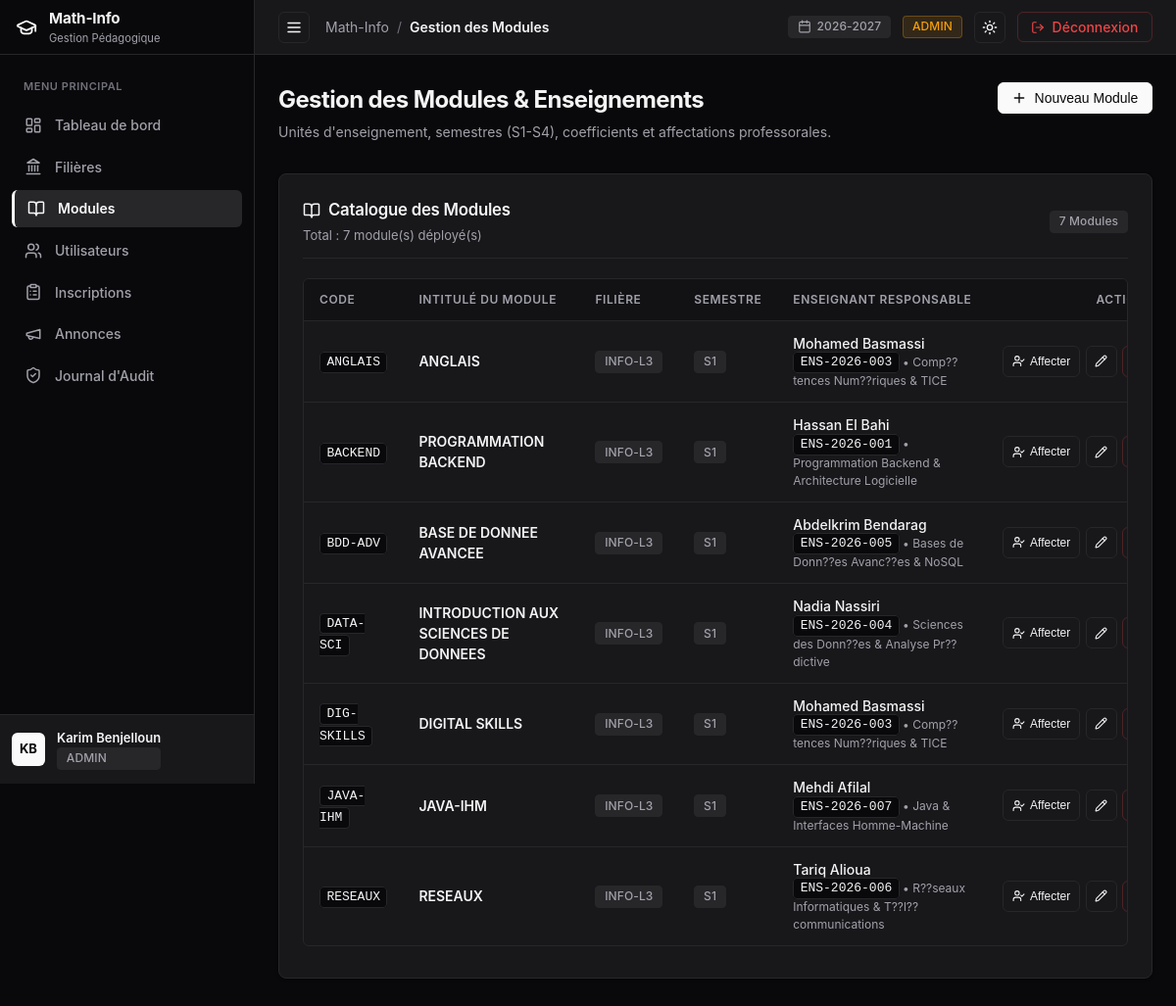
The app's page /admin/modules (signed in), older data.
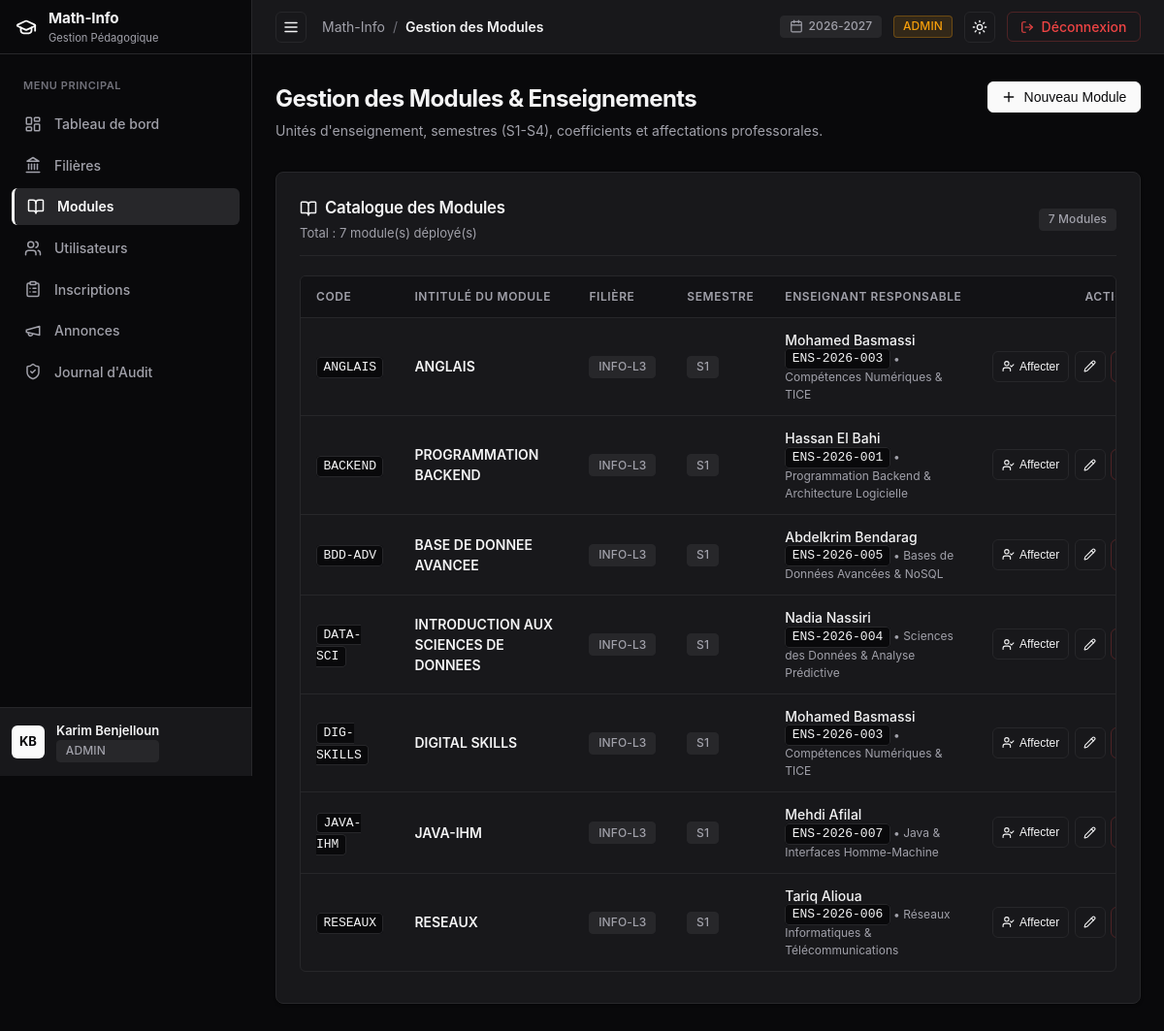
The same page, newer data.
### tables this page shows
CREATE TABLE `modules` (
  `idModule` int NOT NULL AUTO_INCREMENT,
  `code` varchar(20) NOT NULL,
  `intitule` varchar(150) NOT NULL,
  `semestre` enum('S1','S2','S3','S4') NOT NULL,
  `coefficient` float NOT NULL DEFAULT '1',
  `idFiliere` int NOT NULL,
  `idEnseignant` int DEFAULT NULL,
  PRIMARY KEY (`idModule`),
  UNIQUE KEY `code` (`code`),
  KEY `idFiliere` (`idFiliere`),
  KEY `idEnseignant` (`idEnseignant`),
  CONSTRAINT `modules_ibfk_1` FOREIGN KEY (`idFiliere`) REFERENCES `filieres` (`idFiliere`) ON DELETE CASCADE,
  CONSTRAINT `modules_ibfk_2` FOREIGN KEY (`idEnseignant`) REFERENCES `enseignants` (`idUtilisateur`) ON DELETE SET NULL
);

CREATE TABLE `enseignants` (
  `idUtilisateur` int NOT NULL,
  `matricule` varchar(50) NOT NULL,
  `specialite` varchar(100) NOT NULL,
  PRIMARY KEY (`idUtilisateur`),
  UNIQUE KEY `matricule` (`matricule`),
  CONSTRAINT `enseignants_ibfk_1` FOREIGN KEY (`idUtilisateur`) REFERENCES `utilisateurs` (`idUtilisateur`) ON DELETE CASCADE
);

CREATE TABLE `filieres` (
  `idFiliere` int NOT NULL AUTO_INCREMENT,
  `code` varchar(20) NOT NULL,
  `intitule` varchar(150) NOT NULL,
  `description` text,
  PRIMARY KEY (`idFiliere`),
  UNIQUE KEY `code` (`code`)
);

CREATE TABLE `utilisateurs` (
  `idUtilisateur` int NOT NULL AUTO_INCREMENT,
  `nom` varchar(100) NOT NULL,
  `prenom` varchar(100) NOT NULL,
  `email` varchar(150) NOT NULL,
  `motDePasse` varchar(255) NOT NULL,
  `role` enum('ADMIN','ENSEIGNANT','ETUDIANT') NOT NULL,
  `dateCreation` timestamp NULL DEFAULT CURRENT_TIMESTAMP,
  PRIMARY KEY (`idUtilisateur`),
  UNIQUE KEY `email` (`email`)
);

### src/Views/admin/modules.php (the view, shortened to what the changed rows need)
<div style="margin-bottom: 2rem; display: flex; justify-content: space-between; align-items: flex-start; flex-wrap: wrap; gap: 1rem;">
  <div>
    <h1 style="font-size: 1.5rem; font-weight: 700; letter-spacing: -0.025em; color: var(--text-main); margin-bottom: 0.25rem;">
      Gestion des Modules & Enseignements
    </h1>
  </div>
</div>
<div class="card">
  <?php if (empty($modules)): ?>
    <div style="text-align: center; padding: 3rem 1rem; color: var(--text-muted); font-size: 0.875rem;">
      <div style="margin-bottom: 0.5rem; color: var(--text-subtle);"><?= Icon::get('book-open', 32) ?></div>
      Aucun module répertorié. Créez un premier module pour commencer.
    </div>
  <?php else: ?>
    <div class="table-wrapper">
      <table>
        <thead>
          <tr>
            <th style="min-width: 90px;">Code</th>
            <th style="min-width: 180px;">Intitulé du Module</th>
            <th style="min-width: 90px;">Filière</th>
            <th style="min-width: 80px;">Semestre</th>
            <th style="min-width: 200px;">Enseignant Responsable</th>
            <th style="min-width: 140px; text-align: right;">Actions</th>
          </tr>
        </thead>
        <tbody>
          <?php foreach ($modules as $m): ?>
            <tr>
              <td><code><?= htmlspecialchars($m['code']) ?></code></td>
              <td style="font-weight: 600;"><?= htmlspecialchars($m['intitule']) ?></td>
              <td>
                <span class="badge badge-neutral"><?= htmlspecialchars($m['filiere_code']) ?></span>
              </td>
              <td>
                <span class="badge badge-neutral"><?= htmlspecialchars($m['semestre']) ?></span>
              </td>
              <td>
                <?php if (!empty($m['enseignant_nom'])): ?>
                  <div style="display: flex; flex-direction: column;">
                    <span style="font-weight: 500;"><?= htmlspecialchars($m['enseignant_prenom'] . ' ' . $m['enseignant_nom']) ?></span>
                    <span style="font-size: 0.75rem; color: var(--text-muted);">
                      <code><?= htmlspecialchars($m['enseignant_matricule'] ?? '') ?></code> • <?= htmlspecialchars($m['enseignant_specialite'] ?? '') ?>
                    </span>
                  </div>
                <?php endif; ?>
              </td>
              <td style="text-align: right;">
                <div style="display: inline-flex; gap: 0.35rem;">
                  <button
                    type="button"
                    class="btn btn-outline btn-sm assign-teacher-btn"
                    data-id="<?= $m['idModule'] ?>"
                    data-code="<?= htmlspecialchars($m['code']) ?>"
                    data-intitule="<?= htmlspecialchars($m['intitule']) ?>"
                    data-teacher-id="<?= (int)($m['idEnseignant'] ?? 0) ?>"
                    title="Changer l'enseignant responsable"
                  >
                    <?= Icon::get('user-check', 13) ?>
                    <span>Affecter</span>
                  </button>
                  <button
                    type="button"
                    class="btn btn-outline btn-sm btn-icon edit-module-btn"
                    data-id="<?= $m['idModule'] ?>"
                    data-code="<?= htmlspecialchars($m['code']) ?>"
                    data-intitule="<?= htmlspecialchars($m['intitule']) ?>"
                    data-semestre="<?= htmlspecialchars($m['semestre']) ?>"
                    data-coefficient="<?= htmlspecialchars((string)$m['coefficient']) ?>"
                    data-filiere-id="<?= $m['idFiliere'] ?>"
                    data-teacher-id="<?= (int)($m['idEnseignant'] ?? 0) ?>"
                    title="Modifier le module"
                  >
                    <?= Icon::get('pencil', 13) ?>
                  </button>
                  <form action="/admin/modules/delete" method="POST" onsubmit="return confirm('Confirmer la suppression de ce module ?');" style="display: inline;">
                    <button type="submit" class="btn btn-destructive btn-sm btn-icon" title="Supprimer">
                    </button>
                  </form>
                </div>
              </td>
            </tr>
          <?php endforeach; ?>
        </tbody>
      </table>
    </div>
  <?php endif; ?>
</div>

### src/Utils/Icon.php (shortened to what the changed rows need)
<?php
class Icon {
    public static function get(string $name, int $size = 16, string $extraClass = ''): string {
        $classAttr = 'lucide-icon' . ($extraClass !== '' ? ' ' . $extraClass : '');
        $svgAttrs = sprintf(
            'xmlns="http://www.w3.org/2000/svg" width="%d" height="%d" viewBox="0 0 24 24" fill="none" stroke="currentColor" stroke-width="2" stroke-linecap="round" stroke-linejoin="round" class="%s"',
            $size,
            $size,
            htmlspecialchars($classAttr)
        );
        switch ($name) {
            case 'graduation-cap':
                return "<svg {$svgAttrs}><path d=\"M21.42 10.922a1 1 0 0 0-.019-1.838L12.83 5.18a2 2 0 0 0-1.66 0L2.6 9.08a1 1 0 0 0 0 1.832l8.57 3.908a2 2 0 0 0 1.66 0z\"/><path d=\"M22 10v6\"/><path d=\"M6 12.5V16a6 3 0 0 0 12 0v-3.5\"/></svg>";
            case 'layout-dashboard':
                return "<svg {$svgAttrs}><rect width=\"7\" height=\"9\" x=\"3\" y=\"3\" rx=\"1\"/><rect width=\"7\" height=\"5\" x=\"14\" y=\"3\" rx=\"1\"/><rect width=\"7\" height=\"9\" x=\"14\" y=\"12\" rx=\"1\"/><rect width=\"7\" height=\"5\" x=\"3\" y=\"16\" rx=\"1\"/></svg>";
            case 'landmark':
                return "<svg {$svgAttrs}><line x1=\"3\" x2=\"21\" y1=\"22\" y2=\"22\"/><line x1=\"6\" x2=\"6\" y1=\"18\" y2=\"11\"/><line x1=\"10\" x2=\"10\" y1=\"18\" y2=\"11\"/><line x1=\"14\" x2=\"14\" y1=\"18\" y2=\"11\"/><line x1=\"18\" x2=\"18\" y1=\"18\" y2=\"11\"/><polygon points=\"12 2 20 7 4 7\"/></svg>";
            case 'book-open':
                return "<svg {$svgAttrs}><path d=\"M12 7v14\"/><path d=\"M3 18a1 1 0 0 1-1-1V4a1 1 0 0 1 1-1h5a4 4 0 0 1 4 4 4 4 0 0 1 4-4h5a1 1 0 0 1 1 1v13a1 1 0 0 1-1 1h-6a3 3 0 0 0-3 3 3 3 0 0 0-3-3z\"/></svg>";
            case 'users':
                return "<svg {$svgAttrs}><path d=\"M16 21v-2a4 4 0 0 0-4-4H6a4 4 0 0 0-4 4v2\"/><circle cx=\"9\" cy=\"7\" r=\"4\"/><path d=\"M22 21v-2a4 4 0 0 0-3-3.87\"/><path d=\"M16 3.13a4 4 0 0 1 0 7.75\"/></svg>";
            case 'user-check':
                return "<svg {$svgAttrs}><path d=\"M16 21v-2a4 4 0 0 0-4-4H6a4 4 0 0 0-4 4v2\"/><circle cx=\"9\" cy=\"7\" r=\"4\"/><polyline points=\"16 11 18 13 22 9\"/></svg>";
            case 'clipboard-list':
                return "<svg {$svgAttrs}><rect width=\"8\" height=\"4\" x=\"8\" y=\"2\" rx=\"1\" ry=\"1\"/><path d=\"M16 4h2a2 2 0 0 1 2 2v14a2 2 0 0 1-2 2H6a2 2 0 0 1-2-2V6a2 2 0 0 1 2-2h2\"/><path d=\"M12 11h4\"/><path d=\"M12 16h4\"/><path d=\"M8 11h.01\"/><path d=\"M8 16h.01\"/></svg>";
            case 'megaphone':
                return "<svg {$svgAttrs}><path d=\"m3 11 18-5v12L3 14v-3z\"/><path d=\"M11.6 16.8a3 3 0 1 1-5.8-1.6\"/></svg>";
            case 'shield-check':
                return "<svg {$svgAttrs}><path d=\"M20 13c0 5-3.5 7.5-7.66 8.95a1 1 0 0 1-.67-.01C7.5 20.5 4 18 4 13V6a1 1 0 0 1 1-1c2 0 4.5-1.2 6.24-2.72a1.17 1.17 0 0 1 1.52 0C14.51 3.81 17 5 19 5a1 1 0 0 1 1 1z\"/><path d=\"m9 12 2 2 4-4\"/></svg>";
            case 'calendar':
                return "<svg {$svgAttrs}><path d=\"M8 2v4\"/><path d=\"M16 2v4\"/><rect width=\"18\" height=\"18\" x=\"3\" y=\"4\" rx=\"2\"/><path d=\"M3 10h18\"/></svg>";
            case 'sun':
                return "<svg {$svgAttrs}><circle cx=\"12\" cy=\"12\" r=\"4\"/><path d=\"M12 2v2\"/><path d=\"M12 20v2\"/><path d=\"m4.93 4.93 1.41 1.41\"/><path d=\"m17.66 17.66 1.41 1.41\"/><path d=\"M2 12h2\"/><path d=\"M20 12h2\"/><path d=\"m6.34 17.66-1.41 1.41\"/><path d=\"m19.07 4.93-1.41 1.41\"/></svg>";
            case 'log-out':
                return "<svg {$svgAttrs}><path d=\"M9 21H5a2 2 0 0 1-2-2V5a2 2 0 0 1 2-2h4\"/><polyline points=\"16 17 21 12 16 7\"/><line x1=\"21\" x2=\"9\" y1=\"12\" y2=\"12\"/></svg>";
            case 'pencil':
                return "<svg {$svgAttrs}><path d=\"M21.174 6.812a1 1 0 0 0-3.986-3.987L3.842 16.174a2 2 0 0 0-.5.83l-1.321 4.352a.5.5 0 0 0 .623.622l4.353-1.32a2 2 0 0 0 .83-.497z\"/><path d=\"m15 5 4 4\"/></svg>";
            case 'trash-2':
                return "<svg {$svgAttrs}><path d=\"M3 6h18\"/><path d=\"M19 6v14c0 1-1 2-2 2H7c-1 0-2-1-2-2V6\"/><path d=\"M8 6V4c0-1 1-2 2-2h4c1 0 2 1 2 2v2\"/><line x1=\"10\" x2=\"10\" y1=\"11\" y2=\"17\"/><line x1=\"14\" x2=\"14\" y1=\"11\" y2=\"17\"/></svg>";
            case 'plus':
                return "<svg {$svgAttrs}><path d=\"M5 12h14\"/><path d=\"M12 5v14\"/></svg>";
            case 'x':
                return "<svg {$svgAttrs}><path d=\"M18 6 6 18\"/><path d=\"m6 6 12 12\"/></svg>";
            case 'menu':
                return "<svg {$svgAttrs}><line x1=\"4\" x2=\"20\" y1=\"12\" y2=\"12\"/><line x1=\"4\" x2=\"20\" y1=\"6\" y2=\"6\"/><line x1=\"4\" x2=\"20\" y1=\"18\" y2=\"18\"/></svg>";
            case 'arrow-right':
                return "<svg {$svgAttrs}><path d=\"M5 12h14\"/><path d=\"m12 5 7 7-7 7\"/></svg>";
        }
    }
}

Row changes from the older to the newer data that the page shows:
changed through a linked row, modules "ANGLAIS": idEnseignant.specialite "Comp??tences Num??riques & TICE" → "Compétences Numériques & TICE"
changed through a linked row, modules "BASE DE DONNEE AVANCEE": idEnseignant.specialite "Bases de Donn??es Avanc??es & NoSQL" → "Bases de Données Avancées & NoSQL"
changed through a linked row, modules "INTRODUCTION AUX SCIENCES DE DONNEES": idEnseignant.specialite "Sciences des Donn??es & Analyse Pr??dictive" → "Sciences des Données & Analyse Prédictive"
changed through a linked row, modules "DIGITAL SKILLS": idEnseignant.specialite "Comp??tences Num??riques & TICE" → "Compétences Numériques & TICE"
changed through a linked row, modules "RESEAUX": idEnseignant.specialite "R??seaux Informatiques & T??l??communications" → "Réseaux Informatiques & Télécommunications"
